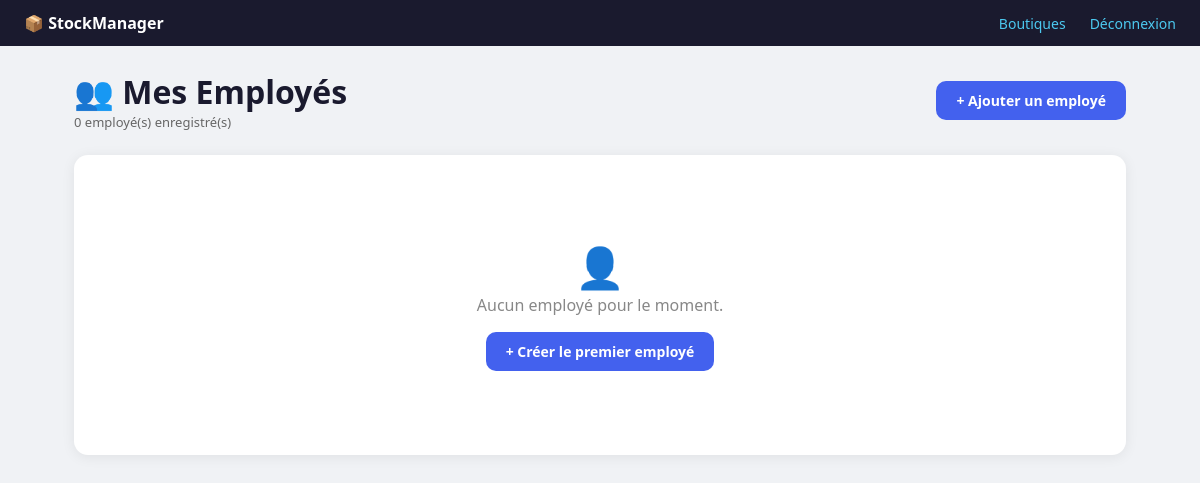
/employes/ (signed in), run on an earlier commit of the app's database.
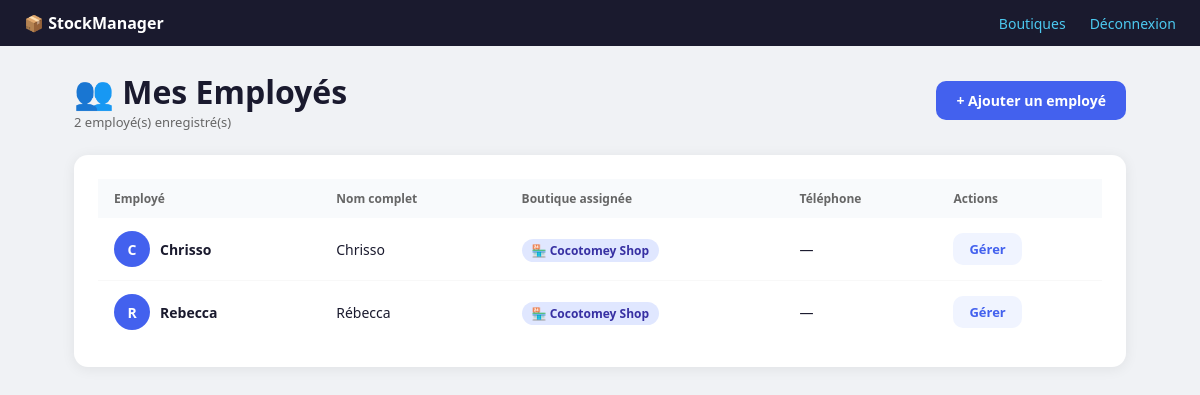
And on a later commit of the database.
### stock/models.py (models this page shows, shortened)
class ProfilEmploye(models.Model):
    ROLE_CHOICES = [
        ('proprietaire', 'Propriétaire'),
        ('employe', 'Employé'),
    ]
    user = models.OneToOneField(User, on_delete=models.CASCADE, related_name='profil')
    boutique = models.ForeignKey(
        Boutique,
        on_delete=models.SET_NULL,
        null=True, blank=True,
        related_name='employes'
    )
    role = models.CharField(max_length=20, choices=ROLE_CHOICES, default='employe')
    telephone = models.CharField(max_length=20, blank=True)
    @property
    def est_proprietaire(self):
        return self.role == 'proprietaire'

class Boutique(models.Model):
    nom = models.CharField(max_length=100)
    adresse = models.CharField(max_length=255, blank=True)
    telephone = models.CharField(max_length=20, blank=True)
    proprietaire = models.ForeignKey(
        User,
        on_delete=models.CASCADE,
        related_name='boutiques'
    )
    date_creation = models.DateTimeField(auto_now_add=True)
    est_active = models.BooleanField(default=True)
    class Meta:
        verbose_name = "Boutique"
        ordering = ['nom']

### stock/views.py (the view)
# urls.py: path('employes/', views.employes_liste, name='employes_liste'),
@login_required
@proprietaire_requis
def employes_liste(request):
    user = request.user
    boutiques = Boutique.objects.filter(proprietaire=user)
    employes = ProfilEmploye.objects.filter(
        boutique__in=boutiques,
        role='employe'
    ).select_related('user', 'boutique').order_by('boutique__nom', 'user__username')
    return render(request, 'stock/employes_liste.html', {
        'employes': employes,
        'boutiques': boutiques,
    })

### stock/views.py (called while the page is built)
def proprietaire_requis(view_func):
    @wraps(view_func)
    def wrapper(request, *args, **kwargs):
        try:
            profil = request.user.profil
        except Exception:
            raise PermissionDenied
        if not profil.est_proprietaire:
            messages.error(request, "Accès réservé au propriétaire.")
            return redirect('pos')  # L'employé atterrit sur la caisse
        return view_func(request, *args, **kwargs)
    return wrapper

### stock/templates/stock/employes_liste.html (shortened to what this page needs)
{% extends 'stock/base.html' %}
{% block content %}
<div class="page-header">
    <div>
        <h1>👥 Mes Employés</h1>
        <p style="color:#666; font-size:13px;">{{ employes.count }} employé(s) enregistré(s)</p>
    </div>
    <a href="{% url 'employe_creer' %}" class="btn btn-primary">+ Ajouter un employé</a>
</div>
<div class="card">
    {% if employes %}
    <table>
        <thead>
            <tr>
                <th>Employé</th>
                <th>Nom complet</th>
                <th>Boutique assignée</th>
                <th>Téléphone</th>
                <th>Actions</th>
            </tr>
        </thead>
        <tbody>
            {% for emp in employes %}
            <tr>
                <td>
                    <div style="display:flex; align-items:center; gap:10px;">
                        <div class="avatar">{{ emp.user.username|first|upper }}</div>
                        <strong>{{ emp.user.username }}</strong>
                    </div>
                </td>
                <td>{{ emp.user.get_full_name|default:"—" }}</td>
                <td>
                    {% if emp.boutique %}
                        <span class="badge badge-employe">🏪 {{ emp.boutique.nom }}</span>
                    {% else %}
                        <span style="color:#aaa; font-size:13px;">Non assigné</span>
                    {% endif %}
                </td>
                <td>{{ emp.telephone|default:"—" }}</td>
                <td>
                    <a href="{% url 'employe_detail' emp.id %}" class="btn" style="background:#f0f4ff; color:#4361ee; padding:7px 16px; font-size:13px;">Gérer</a>
                </td>
            </tr>
            {% endfor %}
        </tbody>
    </table>
    {% else %}
    <div class="empty">
        <p style="font-size:40px">👤</p>
        <p>Aucun employé pour le moment.</p>
        <a href="{% url 'employe_creer' %}" class="btn btn-primary" style="margin-top:16px;">+ Créer le premier employé</a>
    </div>
    {% endif %}
</div>
{% endblock %}

### stock/templates/stock/base.html (shortened to what this page needs)
<!DOCTYPE html>
<html lang="fr">
<head>
</head>
<body>
{% if user.is_authenticated %}
<nav class="navbar">
    <strong>📦 StockManager</strong>
    <div style="display:flex; align-items:center; gap:8px; flex-wrap:wrap;">
        <a href="{% url 'choisir_boutique' %}">
            {% if user.profil.est_proprietaire %}Boutiques{% endif %}
        </a>
        <a href="{% url 'deconnexion' %}">Déconnexion</a>
    </div>
</nav>
{% endif %}
<div class="container">
    {% block content %}{% endblock %}
</div>
</body>
</html>

### stock/templates/stock/base.html (style rules this page uses)
* { box-sizing: border-box; margin: 0; padding: 0; }
body { font-family: 'Segoe UI', sans-serif; background: #f0f2f5; color: #1a1a2e; }
.navbar { background: #1a1a2e; color: white; padding: 12px 24px; display: flex; justify-content: space-between; align-items: center; }
.navbar a { color: #4cc9f0; text-decoration: none; margin-left: 16px; font-size: 14px; }
.container { max-width: 1100px; margin: 0 auto; padding: 24px; }

### stock/templates/stock/employes_liste.html (style rules this page uses)
.page-header { display:flex; justify-content:space-between; align-items:center; margin-bottom:24px; flex-wrap:wrap; gap:12px; }
.btn { padding:10px 20px; border:none; border-radius:10px; font-size:14px; font-weight:600; cursor:pointer; text-decoration:none; display:inline-block; }
.btn-primary { background:#4361ee; color:white; }
.card { background:white; border-radius:14px; padding:24px; box-shadow:0 2px 14px rgba(0,0,0,.07); }
table { width:100%; border-collapse:collapse; font-size:14px; }
th { text-align:left; padding:11px 16px; background:#f8fafc; color:#666; font-size:12px; font-weight:600; }
td { padding:13px 16px; border-bottom:1px solid #f8f8f8; vertical-align:middle; }
tr:last-child td { border-bottom:none; }
.avatar { width:36px; height:36px; border-radius:50%; background:#4361ee; color:white; display:flex; align-items:center; justify-content:center; font-size:14px; font-weight:700; }
.badge { padding:3px 10px; border-radius:20px; font-size:12px; font-weight:600; }
.badge-employe { background:#e0e7ff; color:#3730a3; }

What changed in the data, as far as the page shows it:
added ProfilEmploye: user.username|first "C", user.username "Chrisso", user.get_full_name "Chrisso", boutique.nom "Cocotomey Shop", telephone "—"
added ProfilEmploye: user.username|first "R", user.username "Rebecca", user.get_full_name "Rébecca", boutique.nom "Cocotomey Shop", telephone "—"
Also different on the page:
{{ employes.count }}: "0" → "2"
text no longer shown: "👤 Aucun employé pour le moment. + Créer le premier employé"
text now shown: "Employé Nom complet Boutique assignée Téléphone Actions"
